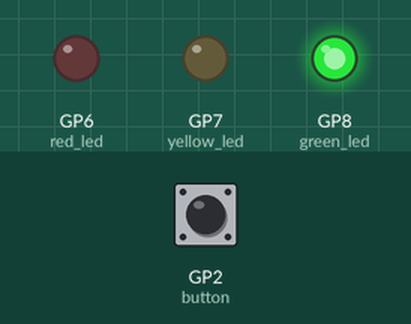
A program run on a simulated Raspberry Pi Pico running CircuitPython. Shown: output pins drawn as LEDs (lit = HIGH). Inputs (shaded band) come from the test bench; at power-on: GP2 (button) HIGH.

Above: at 1.2 s.
1.3 s: GP2 (button) pulled LOW for 0.15 s
At 4.5 s:
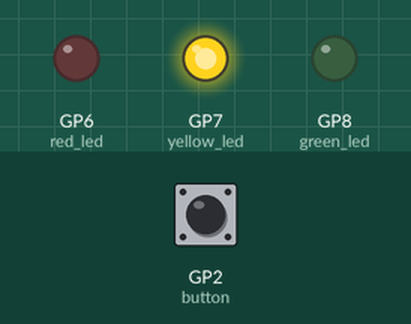
At 7.6 s:
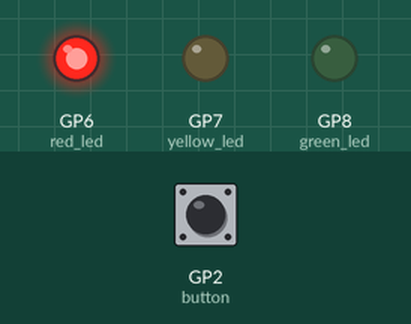
Timing chart, 0 to 19.8 s (numbered marks = the images above; inputs shaded):
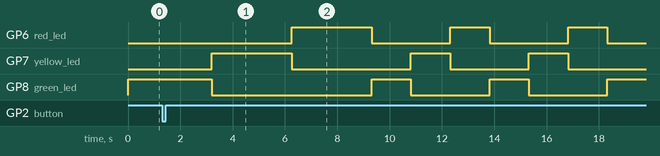

The program:

code.py
```python
"""
Traffic Light - CircuitPython
Simple traffic light controller using red, yellow, and green LEDs.
Press button to make it go faster!

Wiring:
- Red LED    -> GP6 -> 220Ω resistor -> LED -> GND
- Yellow LED -> GP7 -> 220Ω resistor -> LED -> GND
- Green LED  -> GP8 -> 220Ω resistor -> LED -> GND
- Button     -> GP2 -> Button -> GND
"""

import time
import board
import digitalio

# How long each light stays on (at normal speed)
BASE_DURATION = 3.0

# Speed level - starts at 0, goes up to 7
speed_level = 0

# Setup the red LED
red_led = digitalio.DigitalInOut(board.GP6)
red_led.direction = digitalio.Direction.OUTPUT

# Setup the yellow LED
yellow_led = digitalio.DigitalInOut(board.GP7)
yellow_led.direction = digitalio.Direction.OUTPUT

# Setup the green LED
green_led = digitalio.DigitalInOut(board.GP8)
green_led.direction = digitalio.Direction.OUTPUT

# Setup the button
button = digitalio.DigitalInOut(board.GP2)
button.direction = digitalio.Direction.INPUT
button.pull = digitalio.Pull.UP

# Turn all LEDs off to start
red_led.value = False
yellow_led.value = False
green_led.value = False

# Remember the last button state
last_button_state = True

# Function to wait and check for button presses
def wait_and_check_button(duration):
    global speed_level, last_button_state

    elapsed = 0
    while elapsed < duration:
        # Check if button was pressed
        current_button_state = button.value
        if last_button_state and not current_button_state:
            # Button was just pressed!
            speed_level = (speed_level + 1) % 8

            # Wait for button release
            while not button.value:
                time.sleep(0.05)

        last_button_state = current_button_state
        time.sleep(0.05)
        elapsed += 0.05

# Main loop - repeat forever
while True:
    # Calculate how long to wait based on speed level
    # Each level is 2x faster: divide by 2^speed_level
    wait_time = BASE_DURATION / (2 ** speed_level)

    # Turn on green light
    green_led.value = True
    red_led.value = False
    yellow_led.value = False
    wait_and_check_button(wait_time)

    # Turn on yellow light
    green_led.value = False
    yellow_led.value = True
    red_led.value = False
    wait_and_check_button(wait_time)

    # Turn on red light
    green_led.value = False
    yellow_led.value = False
    red_led.value = True
    wait_and_check_button(wait_time)
```

Measured:
- by itself, GP6 (red_led): repeats every 4.5 s: LOW 3.0 s, HIGH 1.5 s
- by itself, GP8 (green_led): repeats every 4.5 s: HIGH 1.5 s, LOW 3.0 s
